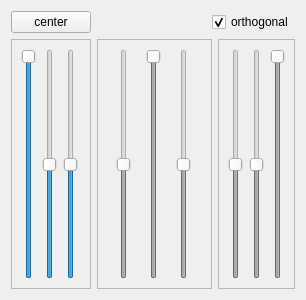
<?xml version="1.0" encoding="UTF-8"?>
<ui version="4.0">
 <class>Form</class>
 <widget class="QWidget" name="Form">
  <property name="geometry">
   <rect>
    <x>0</x>
    <y>0</y>
    <width>306</width>
    <height>300</height>
   </rect>
  </property>
  <property name="windowTitle">
   <string>Form</string>
  </property>
  <layout class="QGridLayout" name="gridLayout">
   <item row="0" column="0">
    <widget class="QPushButton" name="centerButton">
     <property name="text">
      <string>center</string>
     </property>
    </widget>
   </item>
   <item row="0" column="1">
    <spacer name="horizontalSpacer">
     <property name="orientation">
      <enum>Qt::Horizontal</enum>
     </property>
     <property name="sizeHint" stdset="0">
      <size>
       <width>83</width>
       <height>20</height>
      </size>
     </property>
    </spacer>
   </item>
   <item row="0" column="2" colspan="2">
    <widget class="QCheckBox" name="orthogonalCheck">
     <property name="text">
      <string>orthogonal</string>
     </property>
     <property name="checked">
      <bool>true</bool>
     </property>
    </widget>
   </item>
   <item row="1" column="0">
    <widget class="QFrame" name="frame">
     <property name="frameShape">
      <enum>QFrame::StyledPanel</enum>
     </property>
     <property name="frameShadow">
      <enum>QFrame::Raised</enum>
     </property>
     <layout class="QHBoxLayout" name="horizontalLayout">
      <item>
       <widget class="QSlider" name="plane1axis1Slider">
        <property name="minimum">
         <number>-180</number>
        </property>
        <property name="maximum">
         <number>180</number>
        </property>
        <property name="value">
         <number>180</number>
        </property>
        <property name="orientation">
         <enum>Qt::Vertical</enum>
        </property>
       </widget>
      </item>
      <item>
       <widget class="QSlider" name="plane1axis2Slider">
        <property name="minimum">
         <number>-180</number>
        </property>
        <property name="maximum">
         <number>180</number>
        </property>
        <property name="orientation">
         <enum>Qt::Vertical</enum>
        </property>
       </widget>
      </item>
      <item>
       <widget class="QSlider" name="plane1axis3Slider">
        <property name="minimum">
         <number>-180</number>
        </property>
        <property name="maximum">
         <number>180</number>
        </property>
        <property name="orientation">
         <enum>Qt::Vertical</enum>
        </property>
       </widget>
      </item>
     </layout>
    </widget>
   </item>
   <item row="1" column="1" colspan="2">
    <widget class="QFrame" name="frame_2">
     <property name="enabled">
      <bool>true</bool>
     </property>
     <property name="frameShape">
      <enum>QFrame::StyledPanel</enum>
     </property>
     <property name="frameShadow">
      <enum>QFrame::Raised</enum>
     </property>
     <layout class="QHBoxLayout" name="horizontalLayout_2">
      <item>
       <widget class="QSlider" name="plane2axis1Slider">
        <property name="enabled">
         <bool>false</bool>
        </property>
        <property name="minimum">
         <number>-180</number>
        </property>
        <property name="maximum">
         <number>180</number>
        </property>
        <property name="orientation">
         <enum>Qt::Vertical</enum>
        </property>
       </widget>
      </item>
      <item>
       <widget class="QSlider" name="plane2axis2Slider">
        <property name="enabled">
         <bool>false</bool>
        </property>
        <property name="minimum">
         <number>-180</number>
        </property>
        <property name="maximum">
         <number>180</number>
        </property>
        <property name="value">
         <number>180</number>
        </property>
        <property name="orientation">
         <enum>Qt::Vertical</enum>
        </property>
       </widget>
      </item>
      <item>
       <widget class="QSlider" name="plane2axis3Slider">
        <property name="enabled">
         <bool>false</bool>
        </property>
        <property name="minimum">
         <number>-180</number>
        </property>
        <property name="maximum">
         <number>180</number>
        </property>
        <property name="orientation">
         <enum>Qt::Vertical</enum>
        </property>
       </widget>
      </item>
     </layout>
    </widget>
   </item>
   <item row="1" column="3">
    <widget class="QFrame" name="frame_3">
     <property name="frameShape">
      <enum>QFrame::StyledPanel</enum>
     </property>
     <property name="frameShadow">
      <enum>QFrame::Raised</enum>
     </property>
     <layout class="QHBoxLayout" name="horizontalLayout_3">
      <item>
       <widget class="QSlider" name="plane3axis1Slider">
        <property name="enabled">
         <bool>false</bool>
        </property>
        <property name="minimum">
         <number>-180</number>
        </property>
        <property name="maximum">
         <number>180</number>
        </property>
        <property name="orientation">
         <enum>Qt::Vertical</enum>
        </property>
       </widget>
      </item>
      <item>
       <widget class="QSlider" name="plane3axis2Slider">
        <property name="enabled">
         <bool>false</bool>
        </property>
        <property name="minimum">
         <number>-180</number>
        </property>
        <property name="maximum">
         <number>180</number>
        </property>
        <property name="orientation">
         <enum>Qt::Vertical</enum>
        </property>
       </widget>
      </item>
      <item>
       <widget class="QSlider" name="plane3axis3Slider">
        <property name="enabled">
         <bool>false</bool>
        </property>
        <property name="minimum">
         <number>-180</number>
        </property>
        <property name="maximum">
         <number>180</number>
        </property>
        <property name="value">
         <number>180</number>
        </property>
        <property name="orientation">
         <enum>Qt::Vertical</enum>
        </property>
       </widget>
      </item>
     </layout>
    </widget>
   </item>
  </layout>
 </widget>
 <resources/>
 <connections/>
</ui>
